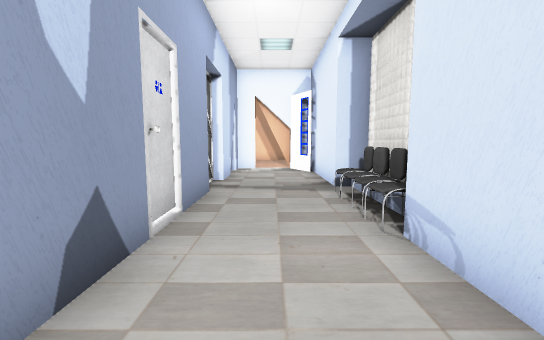
view 1 (above)

16 first-person views from a walk through a scene from a Unity 3-D project. The camera is 1.2 m above the floor, tilts 6° down and sees 90° across. The floor is counted in squares, 1 m on a side. Each view is taken from the middle of a square. On the plan, view 1 faces up. The plan holds only what a view shows up to about 13 squares ahead; the rest is blank. The place goes on beyond the plan. Some surface patterns are stand-ins.

view 2
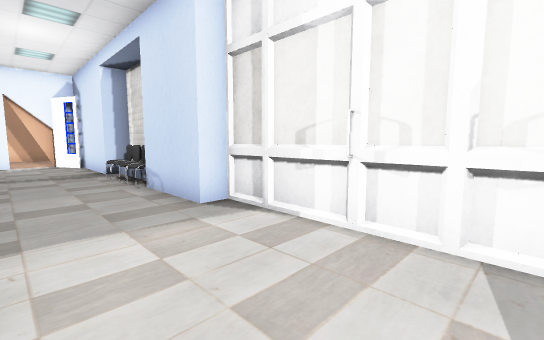

view 3
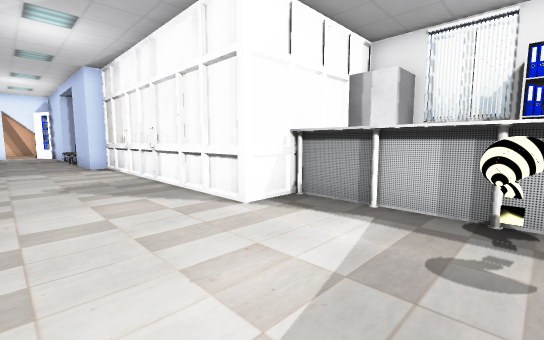

view 4
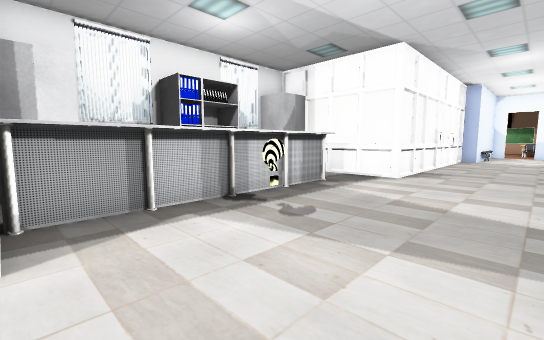

view 5
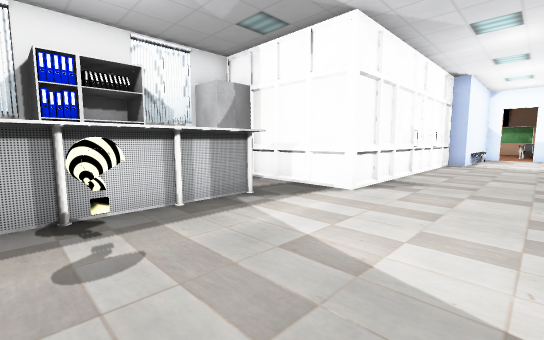

view 6
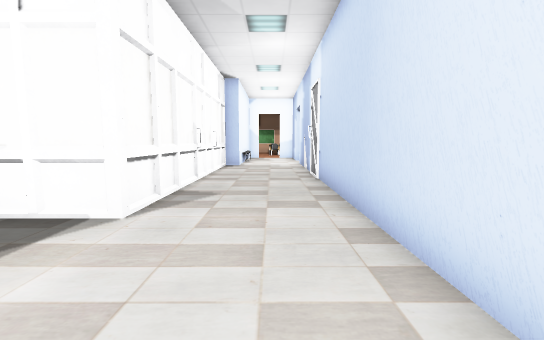

view 7
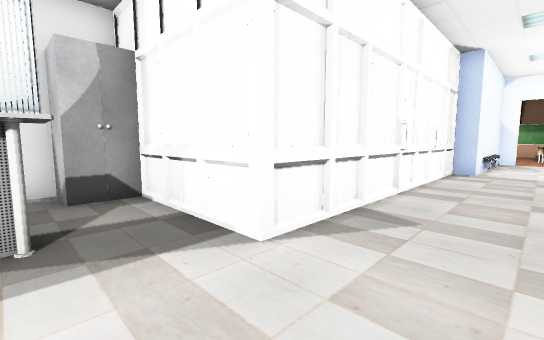

view 8
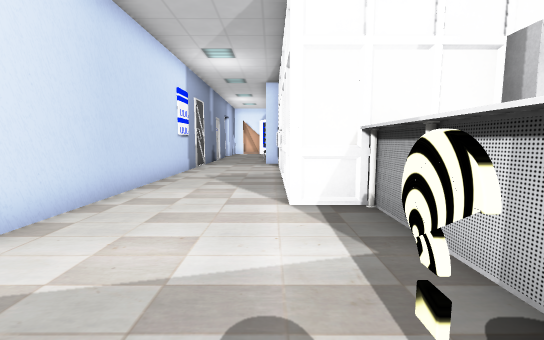

view 9
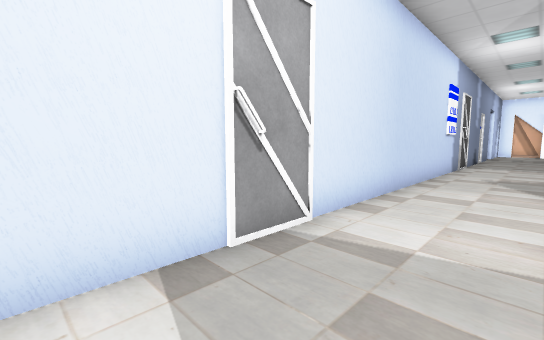

view 10
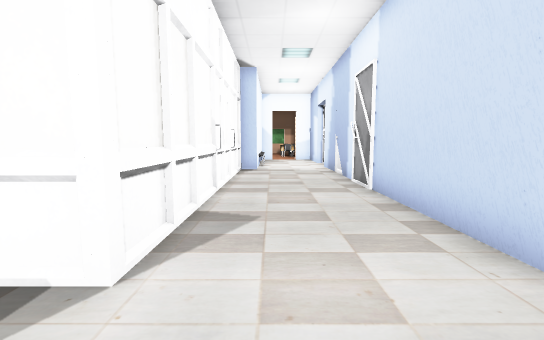

view 11
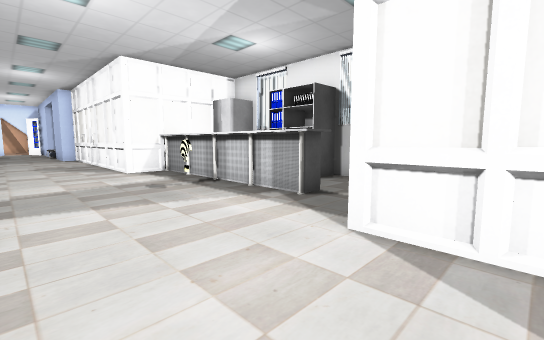

view 12
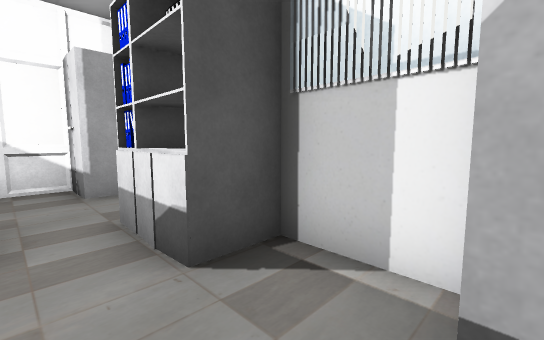

view 13
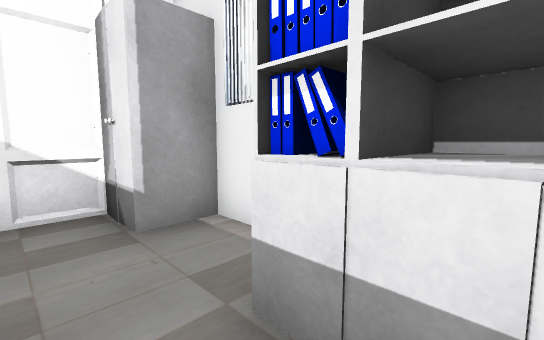

view 14
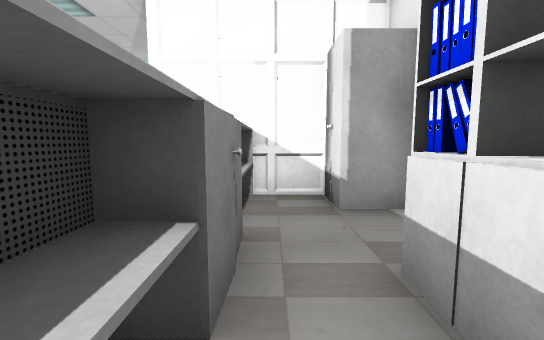

view 15
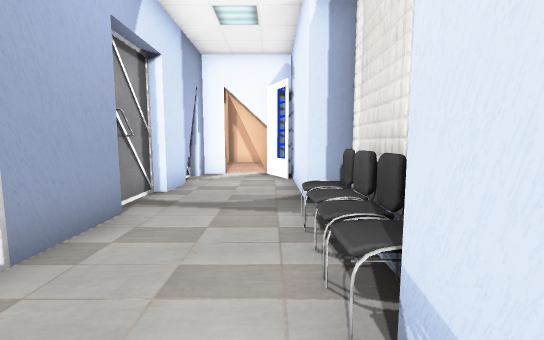

view 16
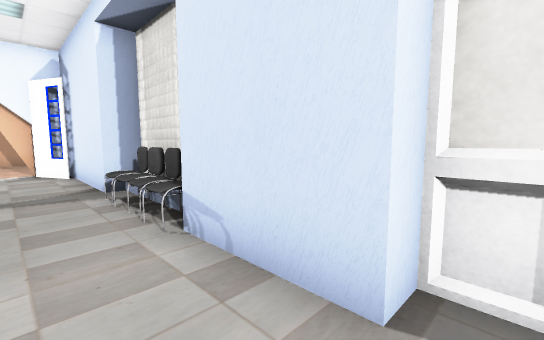

### Floor plan
Key: @ floor where view 1 was taken; # wall or solid block; x gap in a wall; . floor; = window, fence, low wall or low ledge; ^ raised ledge; O other object.
Columns run from 2 left of view 1 to 8 right of it. Each row starts with its distance up from view 1.
 12 #####
 11 #...#
 10 #...#
  9 #...#
  8 #...#
  7 #...##
  6 #...=#
  5 #...##
  4 #...=
  3 #...#
  2 #...#
  1 #...##
  0 #.@..#
 -1 #....#
 -2 #....#
 -3 #....#
 -4 #...#
 -5 #....#
 -6 #....#
 -7 #....#
 -8 #....#
 -9 #....#^##
-10 #.....^.###
-11 #.....^...#
-12 #.....^#..#
-13 #....O^#x##
-14 #.....^.=##
-15 #.....^...#
-16 #.....^...#
-17 #.......###
-18 #....####
-19 #....#
-20 #....#
-21 #....#
-22 #....#
-23 #....#
-24 #....#
-25 #....#
-26 #....#
-27 #....#

Where each view was taken, in squares from view 1:
view 1: 0 up, 0 right, facing up
view 2: 4 down, 1 left, facing up-right
view 3: 13 down, 1 left, facing up-right
view 4: 9 down, 1 left, facing down-right
view 5: 12 down, 1 left, facing down-right
view 6: 14 down, 0 right, facing down
view 7: 16 down, 0 right, facing down-right
view 8: 14 down, 2 right, facing up
view 9: 15 down, 1 right, facing up-left
view 10: 16 down, 1 right, facing down
view 11: 20 down, 1 left, facing up-right
view 12: 17 down, 5 right, facing up-right
view 13: 14 down, 5 right, facing up-right
view 14: 15 down, 5 right, facing up
view 15: 2 up, 1 right, facing up
view 16: 0 up, 0 right, facing up-right
